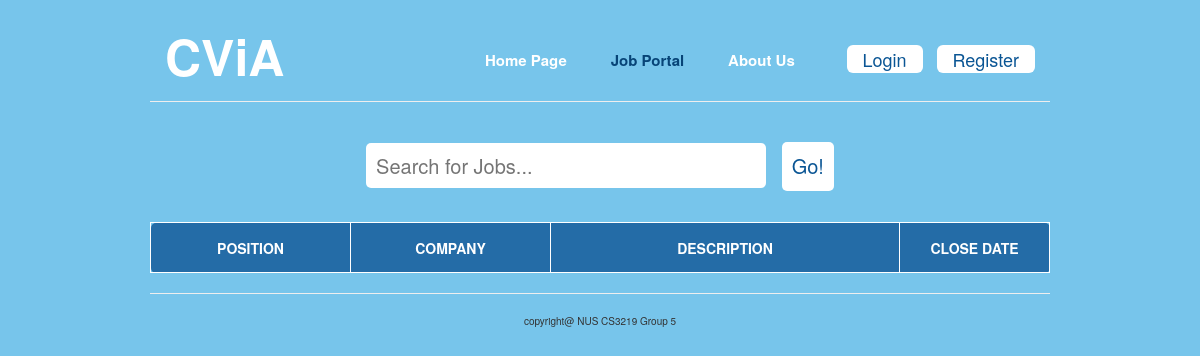
The app's page /view/jobPortal.php, older data.
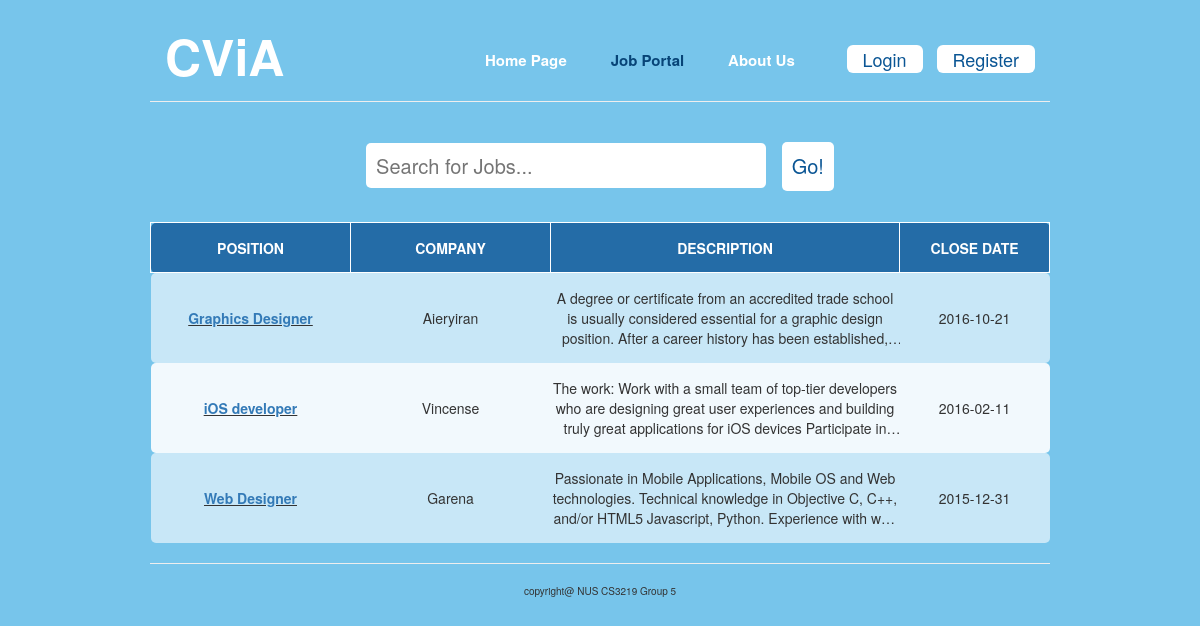
The same page, newer data.
### tables this page shows
CREATE TABLE `job` (
`job_id` int(10) NOT NULL,
  `owner_id` int(10) NOT NULL,
  `job_title` varchar(255) NOT NULL,
  `job_description` varchar(2550) NOT NULL,
  `job_keyword` varchar(255) DEFAULT NULL,
  `keyword_importance` varchar(255) NOT NULL,
  `job_company` varchar(255) DEFAULT NULL,
  `job_duedate` varchar(10) DEFAULT NULL,
  `job_postdate` varchar(10) NOT NULL
);

### includes/config.php (called while the page is built, shortened)
<?php
try {
	$db = new PDO("mysql:host=".DBHOST.";port=3306;dbname=".DBNAME, DBUSER, DBPASS);
	$db->setAttribute(PDO::ATTR_ERRMODE, PDO::ERRMODE_EXCEPTION);
} catch(PDOException $e) {
    echo '<p class="bg-danger">'.$e->getMessage().'</p>';
    exit;
}
$user = new User($db);
?>

### view/jobPortal.php (the view, shortened to what this page needs)
<!DOCTYPE html>
<html lang="en">
  <head>
    <link href="css/bootstrap.min.css" rel="stylesheet">
    <link href="css/indexcss.css" rel="stylesheet">
    <link rel="stylesheet" href="http://code.jquery.com/ui/1.10.3/themes/smoothness/jquery-ui.css" />
  </head>
  <body>
    <?php
      require_once('../controller/processAction.php');
    ?>
    <div id="wrapper">
      <div class="header">
        <div class="logoSection span_4 column">
          <p id="bigHeading">CViA</p>
        </div>
        <div class="tabSection span_8 column">
          <div class="tabs">
            <a href="index.php">Home Page</a>
            <a href="#" style="color:rgb(7, 68, 119);">Job Portal</a>
            <a href="aboutUs.php">About Us</a>
          </div>
          <div class="buttons">
             <?php
              if ($user->is_logged_in()){
                echo "<button id=\"LogoutButton\" type=\"button\" class=\"btn btn-default btn-lg\">Logout</button>";
              } else {
                echo "<button id=\"LoginButton\" type=\"button\" class=\"btn btn-default btn-lg\">Login</button>
                      <button id=\"RegisterButton\" type=\"button\" class=\"btn btn-default btn-lg\">Register</button>";
              }
            ?>
          </div>
        </div>
      </div>
      <hr>
      <div class="searchSection">
        <div class="col-lg-6" style="width:100%;">
          <div class="input-group searchBox">
            <form method="POST" action=''>
              <input id="searchJobInput" type="text" name="search_keyword" placeholder="Search for Jobs...">
              <input id="searchJobButton" type="SUBMIT" name="search_button" value="Go!">
            </form>
          </div>
        </div>
      </div>
      <?php
        if ((isset($_POST['search_button']))) {
          $keyword = $_POST['search_keyword'];
          $sql = "SELECT * FROM ".JOB_TABLE." WHERE job_title LIKE '%".$keyword."%' or job_keyword LIKE '%".$keyword."%' or job_description LIKE '%".$keyword."%' ORDER BY job_id DESC";
        } else {
          $sql = "SELECT * FROM ".JOB_TABLE." ORDER BY job_id DESC";
        }
        $jobResult = mysql_query($sql);
        $num_rows = mysql_num_rows($jobResult);
        if ($num_rows == 0) {
          echoNoResult();
        } else {
          echoDiv($jobResult);
        }
        function echoDiv($jobResult) {
          echo "<div class=\"jobList\">
                  <table class=\"jobTable\" style=\"width:100%;\">
                    <tr class=\"tableLabel\">
                      <td class=\"jobTitle\">POSITION</td>
                      <td class=\"jobCompany\">COMPANY</td>
                      <td class=\"jobDescription\">DESCRIPTION</td>
                      <td class=\"jobStatus\">CLOSE DATE</td>
                    </tr>";
            $count = 0;
            while( $row = mysql_fetch_assoc($jobResult) ){
              $today = date("Y-m-d");
              $today = intval(str_replace('-','', $today));
              $dueDate = intval(str_replace('-','', $row['job_duedate']));
              if ($today <= $dueDate) {
                if ($count % 2 == 0) {
                echo
                "<tr class=\"jobEntry oddLine\">";
              } else {
                echo
                "<tr class=\"jobEntry evenLine\">";
              }
              echo
              "<td class=\"jobTitle\"><a href=\"jobPage.php?job=".$row["job_id"]."\" target=\"_blank\">".$row["job_title"]."</a></td>
              <td class=\"jobCompany\">".$row["job_company"]."</td>
              <td class=\"jobDescription\">".$row["job_description"]."</td>
              <td class=\"jobStatus\">".$row['job_duedate']."</td>
              </tr>";
              $count = $count + 1;
              }
            }
            echo "</table></div>";
        }
      ?>
      <hr>
    </div>
    <footer>
    <p>copyright@ NUS CS3219 Group 5</p>
  </footer>
  </body>
</html>

### view/css/indexcss.css (style rules this page uses)
body { background-color: rgb(119, 197,235); text-align: center; }
footer { font-size: 10px; }
#bigHeading { font-size: 50px; font-weight: bold; }
#wrapper { width: 70%; min-width: 900px; margin: 0 auto; }
hr { color: white; width: 100%; }
.header { padding-top: 20px; padding-bottom: 10px; width: 100%; vertical-align: middle; }
.logoSection { text-align: left; vertical-align: top; height: 100%; color: white; }
.column { float: left; padding: 0 15px; }
.span_4 { width: 33.3333%; }
.span_8 { width: 66.6667%; }
.tabSection a { padding-left: 10px; padding-right: 10px; padding-top: 10px; padding-bottom: 10px; margin-left: 10px; margin-right: 10px; color: white; font-size: 15px; font-weight: bold; -moz-border-radius: 4px; -webkit-border-radius: 4px; border-radius: 4px; }
.buttons { margin-top: 25px; text-align: right; }
#LoginButton, #RegisterButton, .UploadCVButton, #checkRankingButton, .ViewCVButton, #phpCVForm, #searchJobButton { margin-left: 10px; border: none; color: rgb(10, 85, 148); padding-top: 2px; padding-bottom: 2px; }
#searchJobInput { -webkit-border-top-left-radius: 5px; -webkit-border-bottom-left-radius: 5px; -webkit-border-top-right-radius: 5px; -webkit-border-bottom-right-radius: 5px; height: 45px; border: none; padding-left: 10px; width: 400px; }
#rankViewCVButton, #searchJobButton { background-color: white; padding-top: 10px; padding-bottom: 10px; padding-left: 10px; padding-right: 10px; -webkit-border-top-left-radius: 5px; -webkit-border-bottom-left-radius: 5px; -webkit-border-top-right-radius: 5px; -webkit-border-bottom-right-radius: 5px; }
.tabs { padding-top: 30px; height: 69px; float: left; margin: 0 auto; }
.searchSection { padding-top: 20px; margin-bottom: 80px; display: block; text-align: center; }
.searchBox { width: 500px; margin: 0 auto; font-size: 20px; }
.jobTable { margin: 0 auto; }
.jobTable .tableLabel { background-color: rgb(36, 108, 167); color: white; font-weight: bold; height: 50px; }
.jobTable .tableLabel td { border: 1px solid white; }
.oddLine { background-color: rgba(255, 255, 255, 0.6); }
.evenLine { background-color: rgba(255, 255, 255, 0.9); }
.jobTable tr td:first-child, .jobDescriptionTable tr td:first-child { -moz-border-radius-topleft: 5px; -moz-border-radius-bottomleft: 5px; -webkit-border-top-left-radius: 5px; -webkit-border-bottom-left-radius: 5px; }
.jobTable tr td:last-child, .jobDescriptionTable tr td:last-child { -moz-border-radius-topright: 5px; -moz-border-radius-bottomright: 5px; -webkit-border-top-right-radius: 5px; -webkit-border-bottom-right-radius: 5px; }
.jobTable .jobTitle { width: 200px; font-weight: bold; }
.jobTable .jobEntry .jobTitle { text-decoration: underline; }
.jobTable .jobCompany { width: 200px; }
.jobTable .jobEntry .jobDescription { overflow: hidden; text-overflow: ellipsis; display: -webkit-box; -webkit-box-orient: vertical; -webkit-line-clamp: 3; line-height: 20px; max-height: 80px; margin-top: 15px; margin-bottom: 15px; }
.jobTable .jobStatus { width: 150px; }

Row changes from the older to the newer data that the page shows:
added job: job_title "Graphics Designer", job_company "Aieryiran", job_description "A degree or certificate from an accredited trade school is usually considered essential for a graphic design position. After a career history has been…", job_duedate "2016-10-21"
now on this page (row edited): job: job_title "iOS developer", job_company "Vincense", job_description "The work: Work with a small team of top-tier developers who are designing great user experiences and building truly great applications for iOS devices Participate…", job_duedate "2016-02-11"
now on this page (row edited): job: job_title "Web Designer", job_company "Garena", job_description "Passionate in Mobile Applications, Mobile OS and Web technologies. Technical knowledge in Objective C, C++, and/or HTML5 Javascript, Python. Experience with…", job_duedate "2015-12-31"
